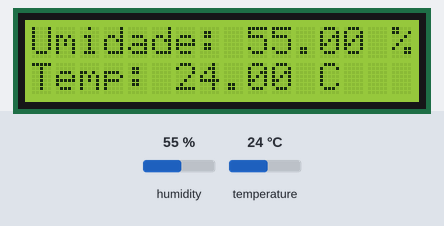
This sketch was run on a simulated ESP8266 (NodeMCU). Shown: 16×2 character LCD. The inputs (shaded band) are chosen by the test bench; at power-on: humidity 55 %, temperature 24 °C.

Above: at 1.2 s.
1.3 s: humidity set to 22 %
At 3.0 s:
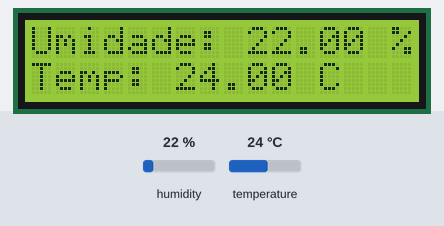
7.4 s: temperature set to 12 °C
At 9.1 s:
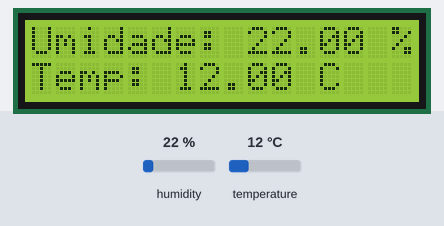
11.8 s: humidity set to 40 %
At 13.9 s:
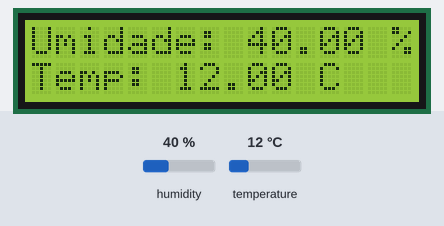
15.9 s: temperature set to 19 °C
At 17.5 s:
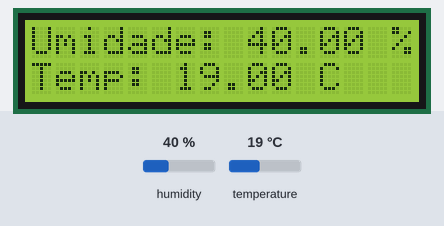
Timing chart, 0 to 19.0 s (numbered marks = the images above; inputs shaded):
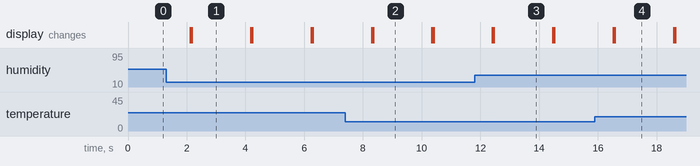

The sketch:

dhtDisplay16.ino
```cpp
//by Druhi Chakraborty
#include "DHT.h"
#include <LiquidCrystal_I2C.h>


#define DHTPIN D4// you can use
#define DHTTYPE DHT11//#define DHTTYPE DHT21
                     //#define DHTTYPE DHT22
DHT dht(DHTPIN, DHTTYPE);//you can also use pins 3, 4, 5, 12, 13 or 14
   // Pin 15 can work but DHT must be disconnected during program upload

LiquidCrystal_I2C lcd(0x27, 16, 2);
void setup() {
 dht.begin();// initialize the sensor
 lcd.backlight();// turn on lcd backlight
 lcd.init();// initialize lcd
}
void loop() {
 lcd.clear();
   lcd.setCursor(0,0);// set the cursor on the first row and column
   lcd.print("Umidade: ");
   lcd.print((float)dht.readHumidity());//print the humidity
   lcd.print(" %");
   lcd.setCursor(0,1);//set the cursor on the second row and first column
   lcd.print("Temp: ");
   lcd.print((float)dht.readTemperature());//print the temperature
   lcd.print(" C");
   delay(2000);
   lcd.clear();
}
```

Measured:
- after the input at 1.3 s, the display: first differs from a run without the input after 0.87 s (image 1)
- after the input at 7.4 s, the display: first differs from a run without the input after 0.95 s (image 2)
- after the input at 11.8 s, the display: first differs from a run without the input after 0.66 s (image 3)
- after the input at 15.9 s, the display: first differs from a run without the input after 0.67 s (image 4)
- what the display in image 1 shows lasts 2.0 s, from 2.2 s to 4.2 s
